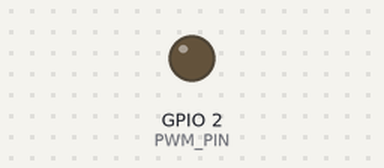
Bench run of a sketch on a simulated ESP32. Shown: output pins drawn as LEDs (lit = HIGH).

Above: at 0.05 s.
At 4.65 s:
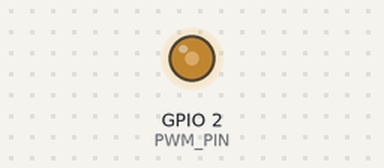
At 9.35 s:
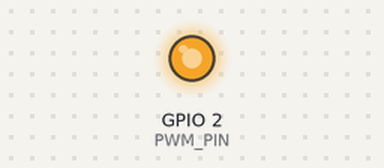
At 18.65 s:
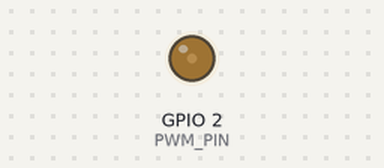
Timing chart, 0 to 26.8 s (numbered marks = the images above):
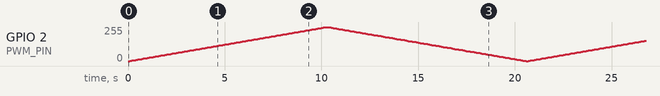

The sketch:

gera_pwm.ino
```cpp
// versao do ESP32 2.0.17
#include "driver/ledc.h"

// Define the PWM parameters
#define PWM_FREQUENCY       (500)
#define PWM_DUTY_RESOLUTION LEDC_TIMER_10_BIT // 10 bits of resolution (0-1023)
#define PWM_PIN             (2)
#define PWM_TIMER           LEDC_TIMER_0
#define PWM_CHANNEL         LEDC_CHANNEL_0
#define PWM_MODE            LEDC_LOW_SPEED_MODE

void setup() {
    // --- 1. Configure the PWM Timer ---
    ledc_timer_config_t ledc_timer = {
        .speed_mode       = PWM_MODE,
        .duty_resolution  = PWM_DUTY_RESOLUTION,
        .timer_num        = PWM_TIMER,
        .freq_hz          = PWM_FREQUENCY,
    };
    ledc_timer_config(&ledc_timer);

    // --- 2. Configure the PWM Channel ---
    ledc_channel_config_t ledc_channel = {
        .gpio_num       = PWM_PIN,
        .speed_mode     = PWM_MODE,
        .channel        = PWM_CHANNEL,
        .intr_type      = LEDC_INTR_DISABLE,
        .timer_sel      = PWM_TIMER,
        .duty           = 0, // Start with 0% duty cycle
        .hpoint         = 0
    };
    ledc_channel_config(&ledc_channel);
}

void loop() {
    // --- 3. Main loop to vary the duty cycle ---
    int duty_value = 0;
    int step = 10;

    // Increase the duty cycle
    for (duty_value = 0; duty_value <= 1023; duty_value += step) {
        ledc_set_duty(PWM_MODE, PWM_CHANNEL, duty_value);
        ledc_update_duty(PWM_MODE, PWM_CHANNEL);
        delay(100); // Using standard Arduino delay
    }

    // Decrease the duty cycle
    for (duty_value = 1023; duty_value >= 0; duty_value -= step) {
        ledc_set_duty(PWM_MODE, PWM_CHANNEL, duty_value);
        ledc_update_duty(PWM_MODE, PWM_CHANNEL);
        delay(100);
    }
}
```
